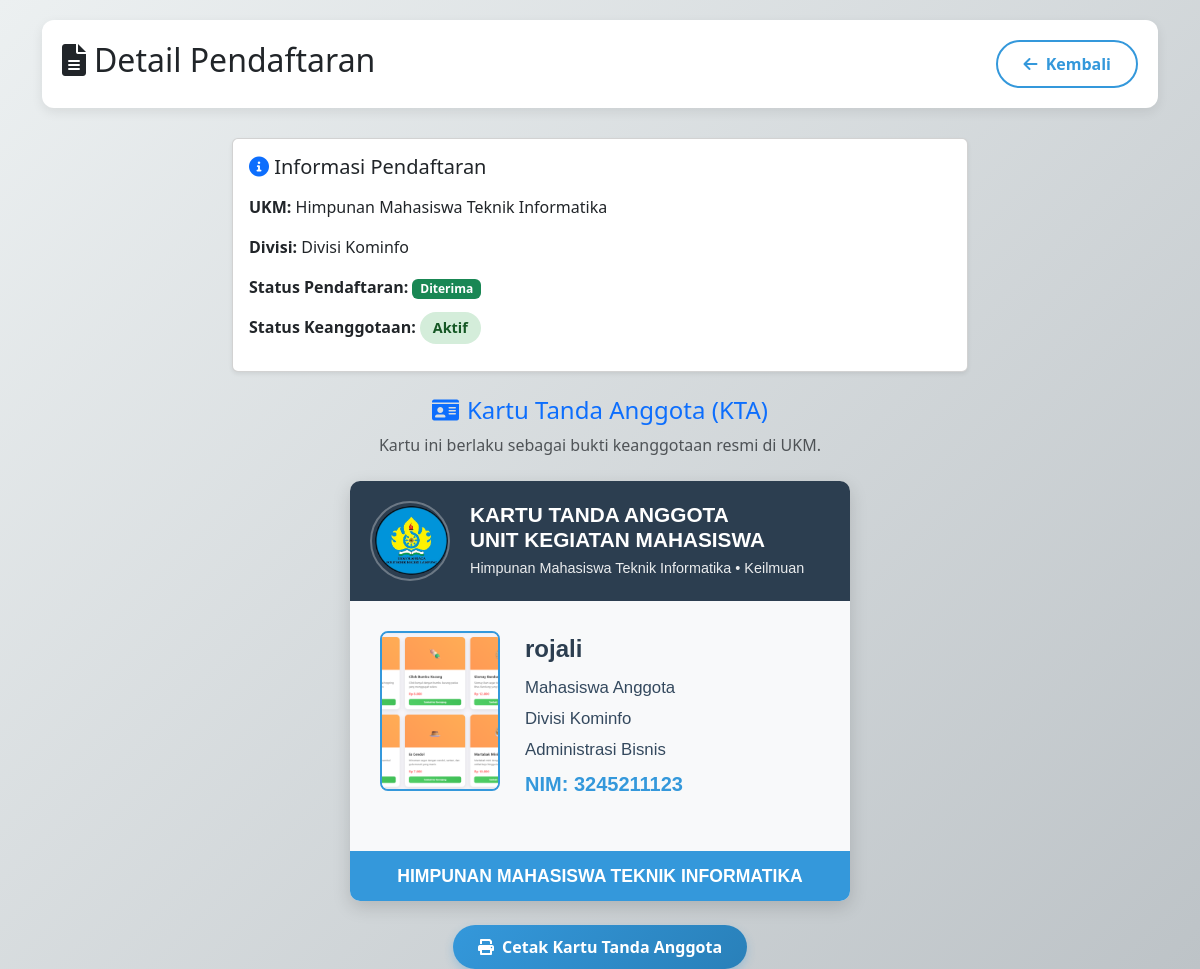
/mahasiswa/detail_pendaftaran.php?id=1 (signed in), run on the app's committed database.
### tables this page shows
CREATE TABLE `pendaftaran` (
  `id` int(11) NOT NULL,
  `mahasiswa_id` int(11) DEFAULT NULL,
  `ukm_id` int(11) DEFAULT NULL,
  `divisi_id` int(11) DEFAULT NULL,
  `tanggal_daftar` timestamp NOT NULL DEFAULT current_timestamp(),
  `alasan_bergabung` text DEFAULT NULL,
  `pengalaman_organisasi` text DEFAULT NULL,
  `status` enum('pending','diterima','ditolak') DEFAULT 'pending',
  `diproses_oleh` int(11) DEFAULT NULL,
  `tanggal_diproses` datetime DEFAULT NULL,
  `catatan_admin` text DEFAULT NULL,
  `created_at` timestamp NOT NULL DEFAULT current_timestamp(),
  `status_keanggotaan` enum('aktif','tidak_aktif','cuti','dikeluarkan') NOT NULL DEFAULT 'aktif',
  `kta_number` varchar(50) DEFAULT NULL
);

CREATE TABLE `ukm` (
  `id` int(11) NOT NULL,
  `nama_ukm` varchar(100) NOT NULL,
  `deskripsi` text DEFAULT NULL,
  `tahun_berdiri` date DEFAULT NULL,
  `kategori_id` int(11) DEFAULT NULL,
  `logo` varchar(255) DEFAULT NULL,
  `ketua_umum` varchar(100) DEFAULT NULL,
  `email` varchar(100) DEFAULT NULL,
  `no_telepon` varchar(20) DEFAULT NULL,
  `alamat_sekretariat` text DEFAULT NULL,
  `visi` text DEFAULT NULL,
  `misi` text DEFAULT NULL,
  `program_kerja` text DEFAULT NULL,
  `syarat_pendaftaran` text DEFAULT NULL,
  `status` enum('aktif','nonaktif') DEFAULT 'aktif',
  `max_anggota` int(11) DEFAULT 100,
  `biaya_pendaftaran` decimal(10,2) DEFAULT 0.00,
  `created_at` timestamp NOT NULL DEFAULT current_timestamp(),
  `updated_at` datetime DEFAULT NULL,
  `kontak` varchar(50) DEFAULT NULL,
  `admin_id` int(11) NOT NULL
);

CREATE TABLE `divisi` (
  `id` int(11) NOT NULL,
  `ukm_id` int(11) NOT NULL,
  `nama_divisi` varchar(100) NOT NULL,
  `deskripsi` text DEFAULT NULL,
  `created_at` timestamp NOT NULL DEFAULT current_timestamp(),
  `updated_at` timestamp NOT NULL DEFAULT current_timestamp() ON UPDATE current_timestamp()
);

CREATE TABLE `kategori_ukm` (
  `id` int(11) NOT NULL,
  `nama_kategori` varchar(100) NOT NULL,
  `deskripsi` text DEFAULT NULL,
  `created_at` timestamp NOT NULL DEFAULT current_timestamp()
);

CREATE TABLE `mahasiswa` (
  `id` int(11) NOT NULL,
  `nim` varchar(20) NOT NULL,
  `nama` varchar(100) NOT NULL,
  `email` varchar(100) NOT NULL,
  `no_telepon` varchar(20) DEFAULT NULL,
  `jurusan` varchar(100) DEFAULT NULL,
  `angkatan` year(4) DEFAULT NULL,
  `alamat` text DEFAULT NULL,
  `foto` varchar(255) DEFAULT NULL,
  `password` varchar(255) NOT NULL,
  `created_at` timestamp NOT NULL DEFAULT current_timestamp(),
  `status_akun` enum('aktif','nonaktif') DEFAULT 'aktif',
  `ukm_id` int(11) DEFAULT NULL,
  `status_ukm` enum('menunggu','diterima','ditolak') DEFAULT 'menunggu'
);

### mahasiswa/detail_pendaftaran.php (the view, shortened to what this page needs)
<?php
$database = new Database();
$db = $database->getConnection();
$mahasiswa_id = $_SESSION['user_id'];
$pendaftaran_id = $_GET['id'] ?? 0;
$stmt = $db->prepare("
    SELECT
        p.id, p.status, p.status_keanggotaan,
        m.nama AS nama_mahasiswa,
        m.nim,
        m.jurusan,
        m.foto AS foto_mahasiswa,
        u.nama_ukm,
        u.logo AS logo_ukm,
        k.nama_kategori,
        d.nama_divisi
    FROM pendaftaran p
    JOIN mahasiswa m ON p.mahasiswa_id = m.id
    JOIN ukm u ON p.ukm_id = u.id
    LEFT JOIN kategori_ukm k ON u.kategori_id = k.id
    LEFT JOIN divisi d ON p.divisi_id = d.id  -- 🔹 JOIN DIVISI
    WHERE p.id = ? AND p.mahasiswa_id = ?
");
$stmt->execute([$pendaftaran_id, $mahasiswa_id]);
$data = $stmt->fetch(PDO::FETCH_ASSOC);
?>
<!DOCTYPE html>
<html lang="id">
<head>
    <link href="https://cdn.jsdelivr.net/npm/bootstrap@5.3.0/dist/css/bootstrap.min.css" rel="stylesheet">
    <link href="https://cdnjs.cloudflare.com/ajax/libs/font-awesome/6.0.0/css/all.min.css" rel="stylesheet">
</head>
<body>
    <div class="container">
        <div class="page-header d-flex justify-content-between align-items-center">
            <h2><i class="fas fa-file-alt me-2"></i>Detail Pendaftaran</h2>
            <a href="dashboard.php" class="btn btn-back">
                <i class="fas fa-arrow-left me-1"></i> Kembali
            </a>
        </div>
        <div class="row justify-content-center">
            <div class="col-lg-8">
                <div class="card shadow-sm mb-4">
                    <div class="card-body">
                        <h5 class="mb-3"><i class="fas fa-info-circle text-primary"></i> Informasi Pendaftaran</h5>
                        <p><strong>UKM:</strong> <?= htmlspecialchars($data['nama_ukm']) ?></p>
                        <p><strong>Divisi:</strong>
                            <?= !empty($data['nama_divisi'])
                                ? htmlspecialchars($data['nama_divisi'])
                                : '<span class="text-muted">Umum</span>' ?>
                        </p>
                        <p><strong>Status Pendaftaran:</strong>
                            <span class="badge bg-<?= ($data['status'] === 'diterima') ? 'success' : (($data['status'] === 'ditolak') ? 'danger' : 'warning') ?>">
                                <?= ucfirst(htmlspecialchars($data['status'])) ?>
                            </span>
                        </p>
                        <?php if ($data['status'] === 'diterima'): ?>
                            <p><strong>Status Keanggotaan:</strong>
                                <span class="status-badge <?=
                                    ($data['status_keanggotaan'] === 'aktif') ? 'status-aktif' :
                                    (($data['status_keanggotaan'] === 'cuti') ? 'status-cuti' : 'status-dikeluarkan')
                                ?>">
                                    <?= ucfirst(htmlspecialchars($data['status_keanggotaan'])) ?>
                                </span>
                            </p>
                        <?php endif; ?>
                    </div>
                </div>
                <?php if ($data['status'] === 'diterima'): ?>
                    <div class="text-center mb-4">
                        <h4 class="text-primary"><i class="fas fa-id-card me-2"></i>Kartu Tanda Anggota (KTA)</h4>
                        <p class="text-muted">Kartu ini berlaku sebagai bukti keanggotaan resmi di UKM.</p>
                    </div>
                    <div class="kta-card">
                        <div class="kta-header">
                            <div class="kta-logo-ukm">
                                <?php if (!empty($data['logo_ukm'])): ?>
                                    <img src="../uploads/<?= htmlspecialchars($data['logo_ukm']) ?>" alt="Logo UKM">
                                <?php else: ?>
                                    <div style="background:#34495e;height:100%;display:flex;align-items:center;justify-content:center;color:white;">
                                        <i class="fas fa-graduation-cap fa-2x"></i>
                                    </div>
                                <?php endif; ?>
                            </div>
                            <div class="kta-ukm-info">
                                <h4>KARTU TANDA ANGGOTA<br>UNIT KEGIATAN MAHASISWA</h4>
                                <p><?= htmlspecialchars($data['nama_ukm']) ?> • <?= htmlspecialchars($data['nama_kategori'] ?? 'UKM') ?></p>
                            </div>
                        </div>
                        <div class="kta-body">
                            <?php if (!empty($data['foto_mahasiswa'])): ?>
                                <div class="kta-photo">
                                    <img src="../uploads/<?= htmlspecialchars($data['foto_mahasiswa']) ?>" alt="Foto Mahasiswa">
                                </div>
                            <?php endif; ?>
                            <div class="kta-info">
                                <div class="kta-name"><?= htmlspecialchars($data['nama_mahasiswa']) ?></div>
                                <div class="kta-role">Mahasiswa Anggota</div>
                                <div class="kta-role">
                                    <?= !empty($data['nama_divisi'])
                                        ? htmlspecialchars($data['nama_divisi'])
                                        : 'Umum' ?>
                                </div>
                                <div class="kta-role"><?= htmlspecialchars($data['jurusan']) ?></div>
                                <div class="kta-nim">NIM: <?= htmlspecialchars($data['nim']) ?></div>
                            </div>
                        </div>
                        <div class="kta-footer">
                            <?= strtoupper(htmlspecialchars($data['nama_ukm'])) ?>
                        </div>
                    </div>
                    <div class="text-center mt-4">
                        <button onclick="printKTA()" class="btn btn-blue">
                            <i class="fas fa-print me-1"></i> Cetak Kartu Tanda Anggota
                        </button>
                    </div>
                <?php endif; ?>
            </div>
        </div>
    </div>
</body>
</html>

### mahasiswa/detail_pendaftaran.php (style rules this page uses)
body { background: linear-gradient(135deg, #ecf0f1, #bdc3c7); font-family: 'Segoe UI', Tahoma, Geneva, Verdana, sans-serif; padding-top: 20px; min-height: 100vh; }
.page-header { background: white; border-radius: 12px; padding: 20px; margin-bottom: 30px; box-shadow: 0 4px 12px rgba(0,0,0,0.08); }
.kta-card { width: 500px; margin: 0 auto; position: relative; overflow: hidden; box-shadow: 0 6px 18px rgba(0,0,0,0.15); background: white; font-family: Arial, sans-serif; border-radius: 10px; }
.kta-header { background: #2c3e50; color: white; padding: 20px; position: relative; display: flex; align-items: center; gap: 20px; }
.kta-logo-ukm { width: 80px; height: 80px; border-radius: 50%; overflow: hidden; border: 2px solid rgba(255,255,255,0.3); }
.kta-logo-ukm img { width: 100%; height: 100%; object-fit: cover; }
.kta-ukm-info h4 { margin: 0; font-weight: bold; font-size: 1.3rem; }
.kta-ukm-info p { margin: 5px 0 0; opacity: 0.9; font-size: 0.9rem; }
.kta-body { padding: 30px; position: relative; background: #f8f9fa; min-height: 250px; }
.kta-photo { width: 120px; height: 160px; border: 2px solid #3498db; overflow: hidden; float: left; margin-right: 25px; background: #ecf0f1; border-radius: 8px; }
.kta-photo img { width: 100%; height: 100%; object-fit: cover; }
.kta-info { margin-left: 145px; }
.kta-name { font-size: 1.5rem; font-weight: bold; color: #2c3e50; margin: 0 0 8px; }
.kta-role { font-size: 1.05rem; color: #34495e; margin: 0 0 6px; }
.kta-nim { font-size: 1.25rem; font-weight: bold; color: #3498db; margin: 0; }
.kta-footer { background: #3498db; padding: 12px 20px; text-align: center; font-weight: bold; color: white; font-size: 1.1rem; }
.btn-blue { background: linear-gradient(135deg, #3498db, #2980b9); color: white; border: none; border-radius: 30px; padding: 10px 25px; font-weight: 600; box-shadow: 0 4px 10px rgba(52, 152, 219, 0.3); transition: all 0.3s ease; }
.btn-back { background: transparent; color: #3498db; border: 2px solid #3498db; border-radius: 30px; padding: 10px 25px; font-weight: 600; transition: all 0.3s ease; }
.status-badge { padding: 0.4rem 0.8rem; border-radius: 20px; font-weight: 600; font-size: 0.9rem; }
.status-aktif { background: #d4edda; color: #155724; }

### data on the page
pendaftaran: ukm.nama_ukm "Himpunan Mahasiswa Teknik Informatika", divisi.nama_divisi "Divisi Kominfo", status "Diterima", status_keanggotaan "Aktif", ukm.logo (picture), kategori_ukm.nama_kategori "Keilmuan", mahasiswa.foto (picture), mahasiswa.nama "rojali", mahasiswa.jurusan "Administrasi Bisnis", mahasiswa.nim "3245211123", ukm.nama_ukm "HIMPUNAN MAHASISWA TEKNIK INFORMATIKA"
